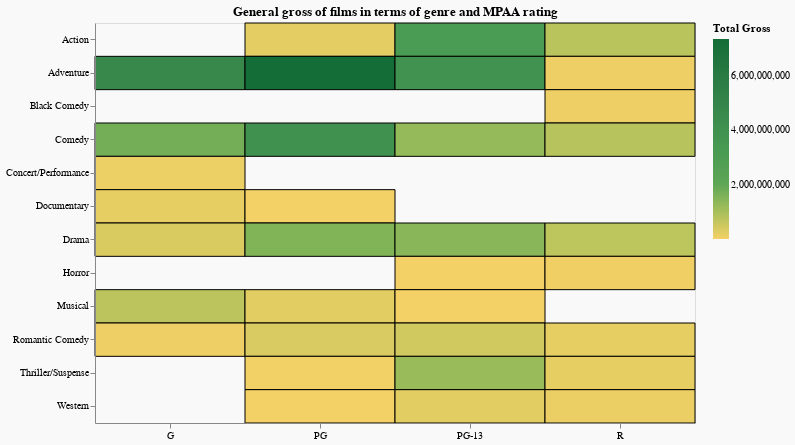

Notebook code for this chart:
### Code cell
alt.Chart(vis7_df).mark_rect(stroke='black').encode(
    x = alt.X('mpaa_rating:O', title='',axis=alt.Axis(labelAngle=0)),
    y = alt.Y('genre:O', title=''),
    color = alt.Color('total_gross:Q',title='Total Gross', scale = alt.Scale(scheme = 'goldgreen',domainMid=2000000000))
).properties(title=
             alt.TitleParams('General gross of films in terms of genre and MPAA rating'),
             height=400,width=600,background='#F9F9F9')

### Figure 1 — Vega-Lite specification as saved in the notebook (floating-point values rounded to 4 significant figures)
{"config": {"view": {"continuousWidth": 400, "continuousHeight": 300}}, "data": {"name": "data-e966f047c35d40e262da6a4754e69f40"}, "mark": {"type": "rect", "stroke": "black"}, "background": "#F9F9F9", "encoding": {"color": {"field": "total_gross", "scale": {"domainMid": 2000000000, "scheme": "goldgreen"}, "title": "Total Gross", "type": "quantitative"}, "x": {"axis": {"labelAngle": 0}, "field": "mpaa_rating", "title": "", "type": "ordinal"}, "y": {"field": "genre", "title": "", "type": "ordinal"}}, "height": 400, "title": {"text": "General gross of films in terms of genre and MPAA rating"}, "width": 600, "$schema": "https://vega.github.io/schema/vega-lite/v4.17.0.json", "datasets": {"data-e966f047c35d40e262da6a4754e69f40": [{"genre": "Action", "mpaa_rating": "PG", "total_gross": 211929620, "inflation_adjusted_gross": 426165810}, {"genre": "Action", "mpaa_rating": "PG-13", "total_gross": 3161698234, "inflation_adjusted_gross": 3516434321}, {"genre": "Action", "mpaa_rating": "R", "total_gross": 748861460, "inflation_adjusted_gross": 1407044726}, {"genre": "Adventure", "mpaa_rating": "G", "total_gross": 4753689326, "inflation_adjusted_gross": 10136004565}, {"genre": "Adventure", "mpaa_rating": "PG", "total_gross": 7350121958, "inflation_adjusted_gross": 8625757598}, {"genre": "Adventure", "mpaa_rating": "PG-13", "total_gross": 3976887642, "inflation_adjusted_gross": 4550807668}, {"genre": "Adventure", "mpaa_rating": "R", "total_gross": 97764039, "inflation_adjusted_gross": 151859393}, {"genre": "Black Comedy", "mpaa_rating": "R", "total_gross": 97543212, "inflation_adjusted_gross": 156730475}, {"genre": "Comedy", "mpaa_rating": "G", "total_gross": 1714368699, "inflation_adjusted_gross": 3696144679}, {"genre": "Comedy", "mpaa_rating": "PG", "total_gross": 4027381729, "inflation_adjusted_gross": 6857455790}, {"genre": "Comedy", "mpaa_rating": "PG-13", "total_gross": 1253204354, "inflation_adjusted_gross": 1947919310}, {"genre": "Comedy", "mpaa_rating": "R", "total_gross": 786147527, "inflation_adjusted_gross": 1533222031}, {"genre": "Concert/Performance", "mpaa_rating": "G", "total_gross": 103456466, "inflation_adjusted_gross": 114821678}, {"genre": "Documentary", "mpaa_rating": "G", "total_gross": 174406655, "inflation_adjusted_gross": 194976015}, {"genre": "Documentary", "mpaa_rating": "PG", "total_gross": 5964964, "inflation_adjusted_gross": 8086157}, {"genre": "Drama", "mpaa_rating": "G", "total_gross": 339974127, "inflation_adjusted_gross": 2365890695}, {"genre": "Drama", "mpaa_rating": "PG", "total_gross": 1524261653, "inflation_adjusted_gross": 2148006304}, {"genre": "Drama", "mpaa_rating": "PG-13", "total_gross": 1431810984, "inflation_adjusted_gross": 2091952069}, {"genre": "Drama", "mpaa_rating": "R", "total_gross": 717726199, "inflation_adjusted_gross": 1361826270}, {"genre": "Horror", "mpaa_rating": "PG-13", "total_gross": 23086480, "inflation_adjusted_gross": 29712825}, {"genre": "Horror", "mpaa_rating": "R", "total_gross": 58326305, "inflation_adjusted_gross": 95633502}, {"genre": "Musical", "mpaa_rating": "G", "total_gross": 738747985, "inflation_adjusted_gross": 8411443732}, {"genre": "Musical", "mpaa_rating": "PG", "total_gross": 253189910, "inflation_adjusted_gross": 353736019}, {"genre": "Musical", "mpaa_rating": "PG-13", "total_gross": 5632086, "inflation_adjusted_gross": 11468231}, {"genre": "Romantic Comedy", "mpaa_rating": "G", "total_gross": 95149435, "inflation_adjusted_gross": 129164207}, {"genre": "Romantic Comedy", "mpaa_rating": "PG", "total_gross": 356311872, "inflation_adjusted_gross": 519609816}, {"genre": "Romantic Comedy", "mpaa_rating": "PG-13", "total_gross": 478260679, "inflation_adjusted_gross": 690588727}, {"genre": "Romantic Comedy", "mpaa_rating": "R", "total_gross": 190861036, "inflation_adjusted_gross": 381328883}, {"genre": "Thriller/Suspense", "mpaa_rating": "PG", "total_gross": 27569558, "inflation_adjusted_gross": 27569558}, {"genre": "Thriller/Suspense", "mpaa_rating": "PG-13", "total_gross": 1190590278, "inflation_adjusted_gross": 1756571846}, {"genre": "Thriller/Suspense", "mpaa_rating": "R", "total_gross": 175940205, "inflation_adjusted_gross": 341487362}, {"genre": "Western", "mpaa_rating": "PG", "total_gross": 8247627, "inflation_adjusted_gross": 15983331}, {"genre": "Western", "mpaa_rating": "PG-13", "total_gross": 235927513, "inflation_adjusted_gross": 303397209}, {"genre": "Western", "mpaa_rating": "R", "total_gross": 114836319, "inflation_adjusted_gross": 197329406}]}}
